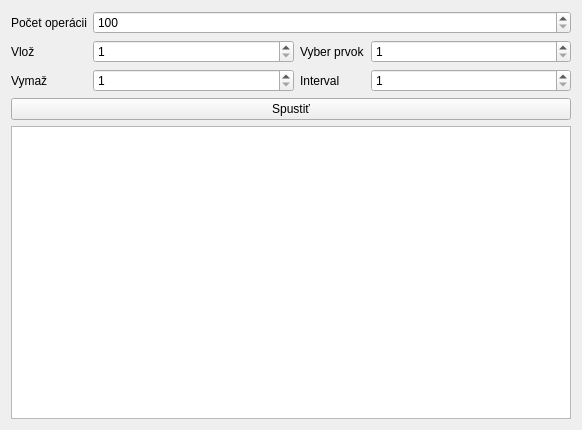
<?xml version="1.0" encoding="UTF-8"?>
<ui version="4.0">
 <class>Dialog_tester</class>
 <widget class="QWidget" name="Dialog_tester">
  <property name="geometry">
   <rect>
    <x>0</x>
    <y>0</y>
    <width>582</width>
    <height>430</height>
   </rect>
  </property>
  <property name="windowTitle">
   <string>Form</string>
  </property>
  <layout class="QGridLayout" name="gridLayout">
   <item row="1" column="1">
    <widget class="QSpinBox" name="spinBox_2">
     <property name="sizePolicy">
      <sizepolicy hsizetype="Expanding" vsizetype="Fixed">
       <horstretch>0</horstretch>
       <verstretch>0</verstretch>
      </sizepolicy>
     </property>
     <property name="minimum">
      <number>1</number>
     </property>
    </widget>
   </item>
   <item row="3" column="0" colspan="4">
    <widget class="QPushButton" name="pushButton">
     <property name="text">
      <string>Spustiť</string>
     </property>
    </widget>
   </item>
   <item row="1" column="2">
    <widget class="QLabel" name="label_4">
     <property name="text">
      <string>Vyber prvok</string>
     </property>
    </widget>
   </item>
   <item row="0" column="1" colspan="3">
    <widget class="QSpinBox" name="spinBox">
     <property name="minimum">
      <number>100</number>
     </property>
     <property name="maximum">
      <number>10000</number>
     </property>
    </widget>
   </item>
   <item row="2" column="1">
    <widget class="QSpinBox" name="spinBox_4">
     <property name="minimum">
      <number>1</number>
     </property>
    </widget>
   </item>
   <item row="2" column="3">
    <widget class="QSpinBox" name="spinBox_5">
     <property name="minimum">
      <number>1</number>
     </property>
    </widget>
   </item>
   <item row="2" column="0">
    <widget class="QLabel" name="label_3">
     <property name="text">
      <string>Vymaž</string>
     </property>
    </widget>
   </item>
   <item row="1" column="3">
    <widget class="QSpinBox" name="spinBox_3">
     <property name="sizePolicy">
      <sizepolicy hsizetype="Expanding" vsizetype="Fixed">
       <horstretch>0</horstretch>
       <verstretch>0</verstretch>
      </sizepolicy>
     </property>
     <property name="minimum">
      <number>1</number>
     </property>
    </widget>
   </item>
   <item row="2" column="2">
    <widget class="QLabel" name="label_5">
     <property name="text">
      <string>Interval</string>
     </property>
    </widget>
   </item>
   <item row="0" column="0">
    <widget class="QLabel" name="label">
     <property name="text">
      <string>Počet operácii</string>
     </property>
    </widget>
   </item>
   <item row="1" column="0">
    <widget class="QLabel" name="label_2">
     <property name="text">
      <string>Vlož</string>
     </property>
    </widget>
   </item>
   <item row="4" column="0" colspan="4">
    <widget class="QListView" name="listView"/>
   </item>
  </layout>
 </widget>
 <tabstops>
  <tabstop>spinBox</tabstop>
  <tabstop>spinBox_2</tabstop>
  <tabstop>spinBox_4</tabstop>
  <tabstop>spinBox_3</tabstop>
  <tabstop>spinBox_5</tabstop>
  <tabstop>pushButton</tabstop>
 </tabstops>
 <resources/>
 <connections/>
</ui>
